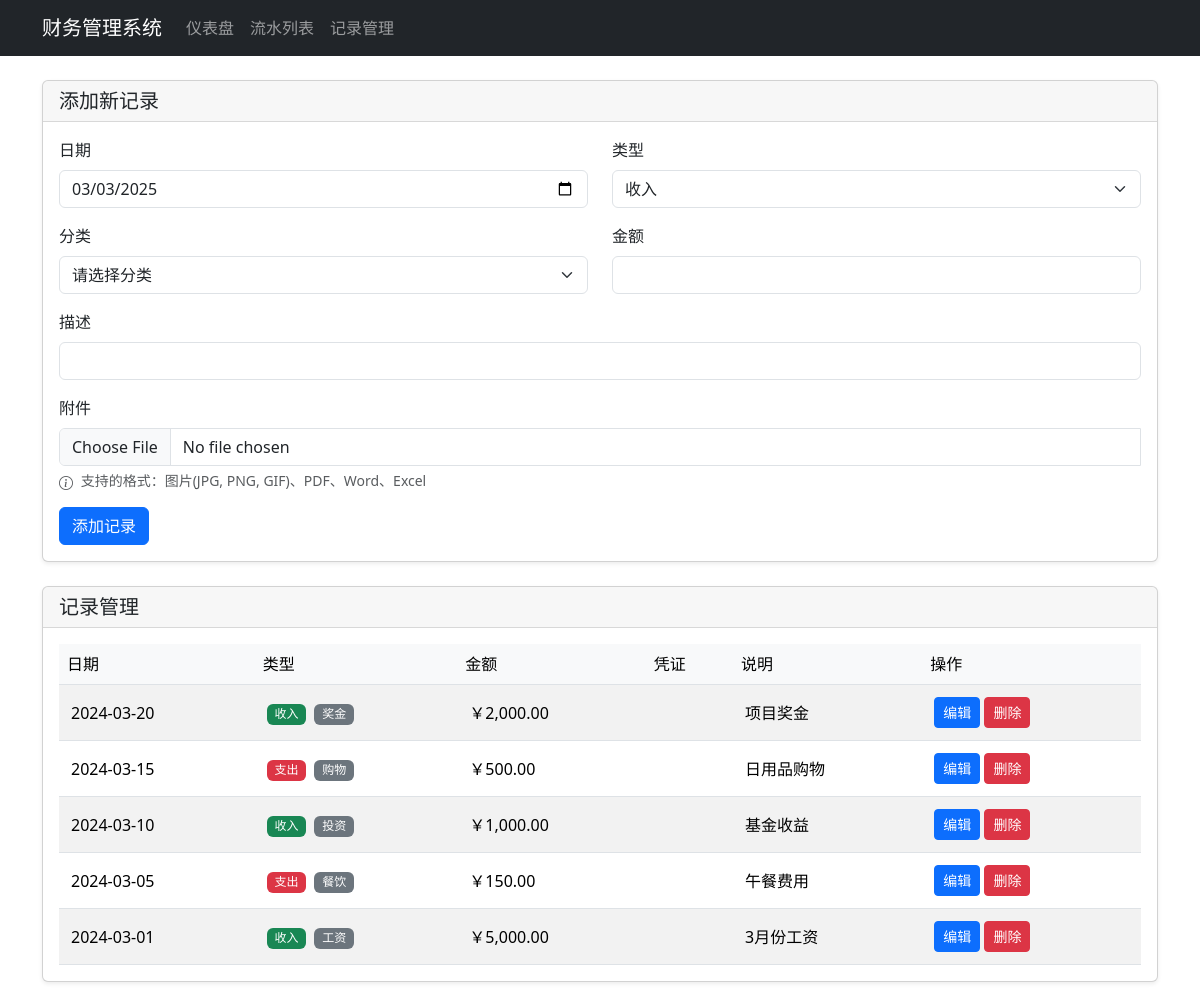
/pages/manage.php, run on the app's committed database.
### tables this page shows
CREATE TABLE IF NOT EXISTS records (
    id INT AUTO_INCREMENT PRIMARY KEY,
    date DATE NOT NULL,
    category_id INT NOT NULL,
    amount DECIMAL(10,2) NOT NULL,
    description TEXT,
    attachment VARCHAR(255),
    created_at TIMESTAMP DEFAULT CURRENT_TIMESTAMP,
    updated_at TIMESTAMP DEFAULT CURRENT_TIMESTAMP ON UPDATE CURRENT_TIMESTAMP,
    FOREIGN KEY (category_id) REFERENCES records_categories(id)
);

CREATE TABLE IF NOT EXISTS records_categories (
    id INT AUTO_INCREMENT PRIMARY KEY,
    name VARCHAR(50) NOT NULL,
    type ENUM('收入', '支出') NOT NULL,
    description TEXT,
    created_at TIMESTAMP DEFAULT CURRENT_TIMESTAMP,
    updated_at TIMESTAMP DEFAULT CURRENT_TIMESTAMP ON UPDATE CURRENT_TIMESTAMP
);

### includes/functions.php (called while the page is built, shortened)
<?php
function formatAmount($amount) {
    return number_format($amount, 2, '.', ',');
}
function getRecords($pdo, $filters = []) {
    try {
        $sql = "SELECT r.*, rc.type, rc.name as category_name
                FROM records r
                JOIN records_categories rc ON r.category_id = rc.id";
        $params = [];
        $sql .= " ORDER BY r.date DESC";
        $stmt = $pdo->prepare($sql);
        $stmt->execute($params);
        return $stmt->fetchAll(PDO::FETCH_ASSOC);
    } catch (PDOException $e) {
        error_log("获取记录列表失败：" . $e->getMessage());
        return [];
    }
}

### pages/manage.php (the view, shortened to what this page needs)
<?php
require_once '../includes/db.php';
require_once '../includes/functions.php';
$records = getRecords($pdo);
require_once '../includes/header.php';
?>
<div class="card mb-4">
    <div class="card-header">
        <h5 class="card-title mb-0">添加新记录</h5>
    </div>
    <div class="card-body">
        <form action="manage.php" method="post" enctype="multipart/form-data">
            <div class="row mb-3">
                <div class="col-md-6">
                    <label for="date" class="form-label">日期</label>
                    <input type="date" class="form-control" id="date" name="date"
                           value="<?php echo date('Y-m-d'); ?>" required>
                </div>
                <div class="col-md-6">
                    <label for="type" class="form-label">类型</label>
                    <select class="form-select" id="type" name="type" required onchange="updateCategories(this.value)">
                        <option value="收入">收入</option>
                    </select>
                </div>
            </div>
            <div class="row mb-3">
                <div class="col-md-6">
                    <label for="category" class="form-label">分类</label>
                    <select class="form-select" id="category" name="category_id" required>
                        <option value="">请选择分类</option>
                    </select>
                </div>
                <div class="col-md-6">
                    <label for="amount" class="form-label">金额</label>
                    <input type="number" class="form-control" id="amount" name="amount"
                           step="0.01" required>
                </div>
            </div>
            <div class="mb-3">
                <label for="description" class="form-label">描述</label>
                <input type="text" class="form-control" id="description" name="description" required>
            </div>
            <div class="mb-3">
                <label for="attachment" class="form-label">附件</label>
                <div class="input-group">
                    <input type="file" class="form-control" id="attachment" name="attachment"
                           accept="image/*,application/pdf,.doc,.docx,.xls,.xlsx">
                </div>
                <div class="form-text">
                    <i class="bi bi-info-circle me-1"></i>
                    支持的格式：图片(JPG, PNG, GIF)、PDF、Word、Excel
                </div>
            </div>
            <button type="submit" class="btn btn-primary">添加记录</button>
        </form>
    </div>
</div>
<div class="card">
    <div class="card-header">
        <h5 class="card-title mb-0">记录管理</h5>
    </div>
    <div class="card-body">
        <?php
        $showActions = true;
        require_once '../includes/record_list_template.php';
        ?>
    </div>
</div>
<?php require_once '../includes/footer.php'; ?>

### includes/record_list_template.php (shortened to what this page needs)
<div class="table-responsive">
    <table class="table table-striped">
        <thead>
            <tr>
                <th>日期</th>
                <th>类型</th>
                <th>金额</th>
                <th>凭证</th>
                <th>说明</th>
                <?php if ($showActions): ?>
                <th>操作</th>
                <?php endif; ?>
            </tr>
        </thead>
        <tbody>
            <?php if (empty($records)): ?>
            <tr>
                <td colspan="<?php echo $showActions ? '6' : '5'; ?>" class="text-center">
                    暂无记录
                </td>
            </tr>
            <?php else: ?>
                <?php foreach ($records as $record): ?>
                <tr>
                    <td><?php echo htmlspecialchars($record['date']); ?></td>
                    <td>
                        <span class="badge bg-<?php echo $record['type'] === '收入' ? 'success' : 'danger'; ?> me-1">
                            <?php echo htmlspecialchars($record['type']); ?>
                        </span>
                        <span class="badge bg-secondary">
                            <?php echo htmlspecialchars($record['category_name']); ?>
                        </span>
                    </td>
                    <td>￥<?php echo formatAmount($record['amount']); ?></td>
                    <td>
                    </td>
                    <td><?php echo htmlspecialchars($record['description']); ?></td>
                    <?php if ($showActions): ?>
                    <td>
                        <button type="button" class="btn btn-sm btn-primary edit-record" data-record='<?php echo json_encode($record); ?>'>
                            编辑
                        </button>
                        <button type="button" class="btn btn-sm btn-danger delete-record" data-id="<?php echo $record['id']; ?>">
                            删除
                        </button>
                    </td>
                    <?php endif; ?>
                </tr>
                <?php endforeach; ?>
            <?php endif; ?>
        </tbody>
    </table>
</div>

### assets/css/style.css (style rules this page uses)
.table td { vertical-align: middle; }
.badge { font-size: 0.875rem; }
.card { margin-bottom: 1.5rem; box-shadow: 0 0.125rem 0.25rem rgba(0, 0, 0, 0.075); }
.card-header { background-color: #f8f9fa; border-bottom: 1px solid rgba(0, 0, 0, 0.125); }
.table { margin-bottom: 0; }
.table th { font-weight: 500; background-color: #f8f9fa; border-bottom-width: 1px; }
.table td { padding: 0.75rem; }
.bi { font-family: bootstrap-icons !important; font-style: normal; font-weight: normal !important; font-variant: normal; text-transform: none; line-height: 1; vertical-align: -0.125em; -webkit-font-smoothing: antialiased; -moz-osx-font-smoothing: grayscale; }
.card { box-shadow: 0 0.125rem 0.25rem rgba(0, 0, 0, 0.075); margin-bottom: 1rem; }
.card-header { background-color: rgba(0, 0, 0, 0.03); border-bottom: 1px solid rgba(0, 0, 0, 0.125); }
.btn-sm { padding: 0.25rem 0.5rem; font-size: 0.875rem; }
.badge { padding: 0.35em 0.65em; font-size: 0.75em; font-weight: 500; }

### data on the page
records: date "2024-03-20", category.type "收入", category.name "奖金", amount "2,000.00", description "项目奖金"
records: date "2024-03-15", category.type "支出", category.name "购物", amount "500.00", description "日用品购物"
records: date "2024-03-10", category.type "收入", category.name "投资", amount "1,000.00", description "基金收益"
records: date "2024-03-05", category.type "支出", category.name "餐饮", amount "150.00", description "午餐费用"
records: date "2024-03-01", category.type "收入", category.name "工资", amount "5,000.00", description "3月份工资"
